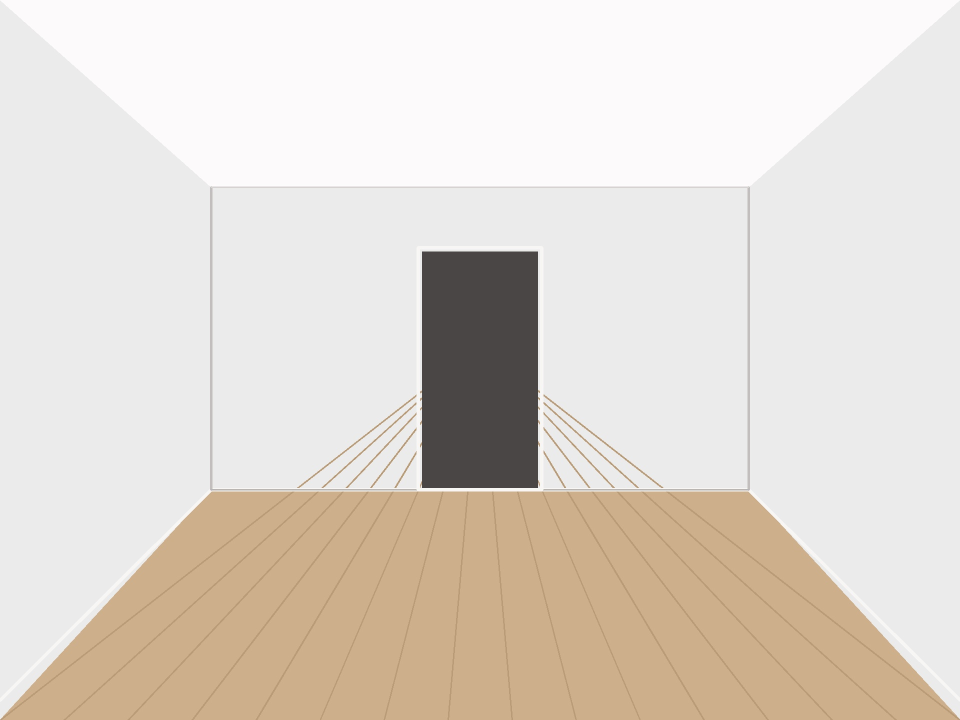
#> input picture benchmark_data/multi_room/photos/connector_hallway/frame_01.jpg, 1920 x 1440 px (shown at 1/2 size); its folder holds only this picture in this run
$ python -i video_tier.py   (imports and definitions only)
#> lines starting #> are read from the running program, lines starting #| are printed output that depends on the picture
"""
pipeline.geometry.video_tier
Dense feature tracking and multi-view stereo triangulation for Handheld Video Tier.
        Reconstructs a point cloud by triangulating tracked features.
        Capture odometry, when present, is only a metric prior for the camera
        matrices. Camera-pose xyz is never written out as the floor plan.
"""

import os
from typing import Optional, List, Tuple
import cv2
import numpy as np
import pandas as pd
from scipy.spatial.transform import Rotation as R

from pipeline.geometry.pointcloud import PointCloud


class VideoReconstructor:
    """Reconstructs 3D spatial point clouds from handheld monocular video captures."""

    @staticmethod
    def reconstruct_from_video(
        capture_path: str,
        max_keyframes: int = 60,
        frame_stride: int = 30,
        min_baseline_m: float = 0.04
    ) -> PointCloud:
        """
        Extracts keyframes from video walkthrough, tracks 2D features via Lucas-Kanade optical flow,
        triangulates 3D points using camera projection matrices, and filters spatial outliers.
        """
#> called with max_keyframes = 60, frame_stride = 30, min_baseline_m = 0.04
        # Determine video file path
        if os.path.isdir(capture_path):
            mp4_candidates = [
                os.path.join(capture_path, f) for f in os.listdir(capture_path)
                if f.lower().endswith((".mp4", ".mov"))
            ]
            if not mp4_candidates:
                raise FileNotFoundError(f"No video file (.mp4/.mov) found in {capture_path}")
            video_path = mp4_candidates[0]
            capture_dir = capture_path
        else:
            video_path = capture_path
            capture_dir = os.path.dirname(capture_path)

        cap = cv2.VideoCapture(video_path)
        if not cap.isOpened():
            raise ValueError(f"Could not open video stream at {video_path}")

        total_frames = int(cap.get(cv2.CAP_PROP_FRAME_COUNT))
        w = int(cap.get(cv2.CAP_PROP_FRAME_WIDTH)) or 1920
        h = int(cap.get(cv2.CAP_PROP_FRAME_HEIGHT)) or 1440

        # Load or calibrate camera intrinsics
        cam_matrix_path = os.path.join(capture_dir, "camera_matrix.csv")
        if os.path.exists(cam_matrix_path):
            cam_matrix = np.loadtxt(cam_matrix_path, delimiter=",").astype(np.float64)
        else:
            fx = fy = max(w, h) * 0.82
            cam_matrix = np.array([
                [fx, 0.0, w / 2.0],
                [0.0, fy, h / 2.0],
                [0.0, 0.0, 1.0]
            ], dtype=np.float64)

        # Check for odometry poses
        odom_path = os.path.join(capture_dir, "odometry.csv")
        has_odometry = os.path.exists(odom_path)
        odom_df = None
        if has_odometry:
            odom_df = pd.read_csv(odom_path)
            odom_df.columns = [c.strip() for c in odom_df.columns]

        # Extract sampled keyframes
        stride = max(5, min(frame_stride, total_frames // max_keyframes if total_frames > max_keyframes else 10))
        keyframe_indices = list(range(0, total_frames, stride))
        if len(keyframe_indices) > max_keyframes:
            keyframe_indices = np.linspace(0, total_frames - 1, max_keyframes, dtype=int).tolist()

        keyframes = []
        for kf_idx in keyframe_indices:
            cap.set(cv2.CAP_PROP_POS_FRAMES, int(kf_idx))
            ret, frame = cap.read()
            if ret and frame is not None:
                gray = cv2.cvtColor(frame, cv2.COLOR_BGR2GRAY)
                keyframes.append((int(kf_idx), gray))
#> this loop made 1 pass
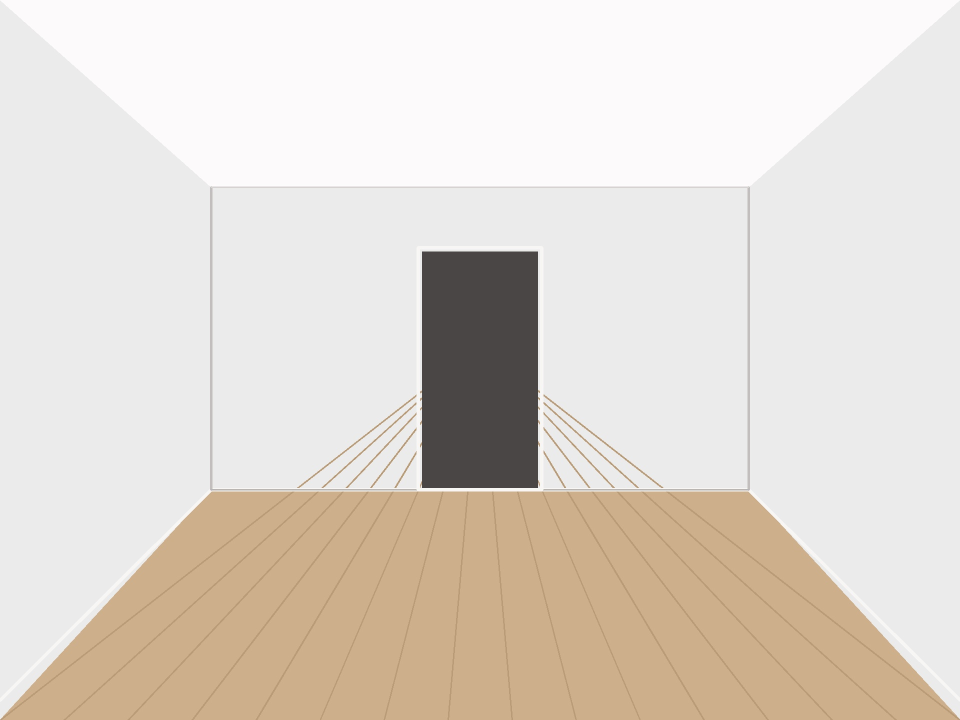
#> input picture benchmark_data/multi_room/photos/connector_hallway/frame_01.jpg, 1920 x 1440 px (shown at 1/2 size)
#> pass 1, in reconstruct_from_video, `gray = cv2.cvtColor(frame, cv2.COLOR_BGR2GRAY)`:
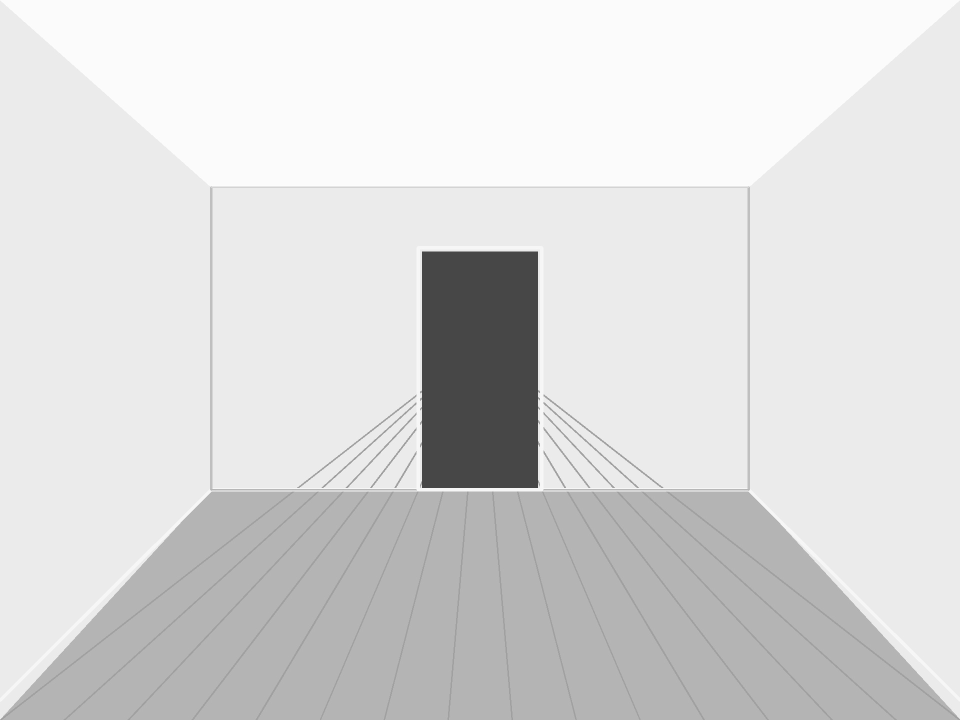
#> gray: shape (1440, 1920) (shown at 1/2 size); min 64, max 255, mean 217.6
#> frame is the input picture: shape (1440, 1920, 3); mean B, G, R 207.2, 216.1, 224.2
#> after the loop, keyframes = 1 item
        cap.release()

        if len(keyframes) < 2:
#> (the run stopped early here; a loop or call above may not have finished)
